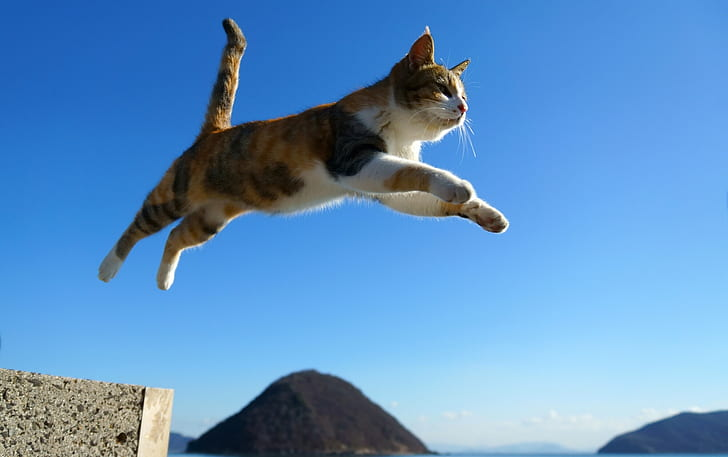
#> input picture cat.jpg, 728 x 457 px
$ jupyter execute Activity01.ipynb   (shell and % lines are left out)
#> lines starting #> are read from the running program, lines starting #| are printed output that depends on the picture
## Import Libraries

[cell 1]
import cv2 as cv
import numpy as np
import math
import matplotlib.image as mpimg

[cell 2]
from matplotlib import pyplot as plt
from mpl_toolkits.mplot3d import Axes3D

## 1.1 : Image Color Order with different libraries

[cell 3]
fig = plt.figure(figsize=(10, 7))
fig.suptitle("BGR vs RGB")

rows = 2
columns = 4

img = cv.imread("./cat.jpg")
#> img is the input picture: shape (457, 728, 3); mean B, G, R 195, 145.4, 94

#BGR
fig.add_subplot(rows, columns, 1)
plt.imshow(img)
plt.title("BGR")
plt.show()

b, g, r = cv.split(img)
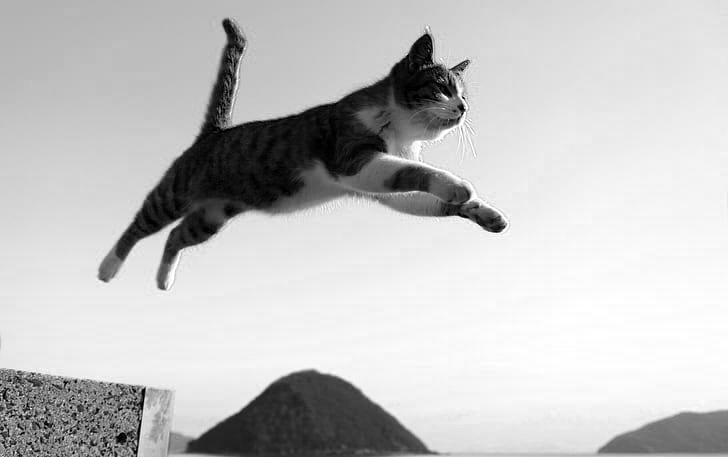
#> b: shape (457, 728); min 0, max 255, mean 195
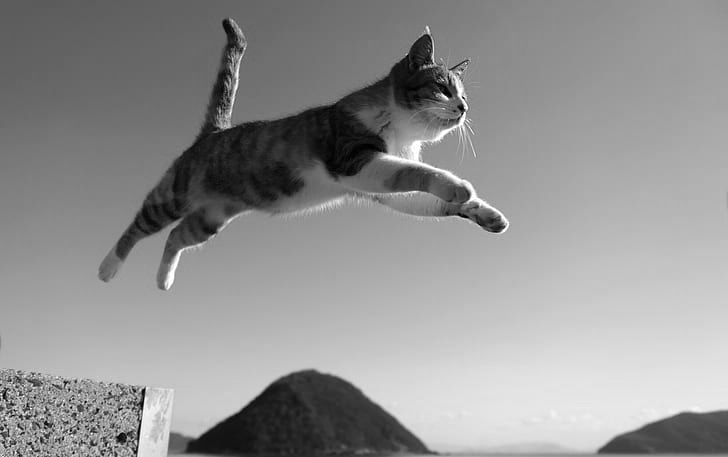
#> g: shape (457, 728); min 0, max 255, mean 145.4
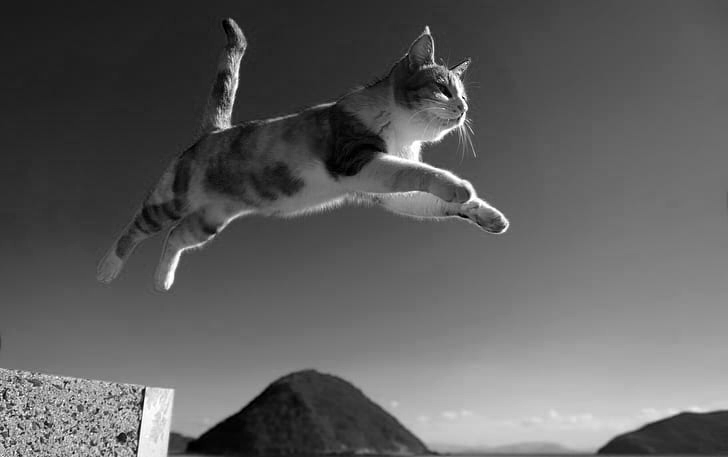
#> r: shape (457, 728); min 0, max 255, mean 94

fig.add_subplot(rows, columns, 2)
plt.imshow(b, cmap='gray')
plt.title("B")
plt.show()

fig.add_subplot(rows, columns, 3)
plt.imshow(g, cmap='gray')
plt.title("G")
plt.show()

fig.add_subplot(rows, columns, 4)
plt.imshow(r, cmap='gray')
plt.title("R")
plt.show()


#RGB
fig.add_subplot(rows, columns, 5)
rgb = plt.imread('./cat.jpg')
plt.imshow(rgb)
plt.title("RGB")
plt.show()

r,g,b = cv.split(rgb)

fig.add_subplot(rows, columns, 6)
plt.imshow(r, cmap='gray')
plt.title("R")
plt.show()

fig.add_subplot(rows, columns, 7)
plt.imshow(g, cmap='gray')
plt.title("G")
plt.show()

fig.add_subplot(rows, columns, 8)
plt.imshow(b, cmap='gray')
plt.title("B")
plt.show()

## 1.2 : Image Reshapes

[cell 4]
#OpenCV -> (H, W, C)
#Pytorch -> (C, H, W)

#Original
original = np.shape(img)
#> original = (457, 728, 3)
print('Orignal:', original)
#| Orignal: (457, 728, 3)

#Transpose
transpose = np.transpose(img).shape
#> transpose = (3, 728, 457)
print('Transpose:', transpose)
#| Transpose: (3, 728, 457)

#Move Axis
moveaxis = np.moveaxis(img, 0, -1).shape
#> moveaxis = (728, 3, 457)
print('Move Axis:', moveaxis)
#| Move Axis: (728, 3, 457)

moveaxis = np.moveaxis(img, 0, 1).shape
#> moveaxis = (728, 457, 3)
print('Move Axis:', moveaxis)
#| Move Axis: (728, 457, 3)

## 1.3 : Reduce Bit Dept using Quantization

[cell 5]
def quantization(image, bit, smax, smin):
#> called with bit = 5, smax = 255, smin = 0
    image = ((image-smin)/(smax-smin))*(2**bit)
    image = image.astype(np.uint8)
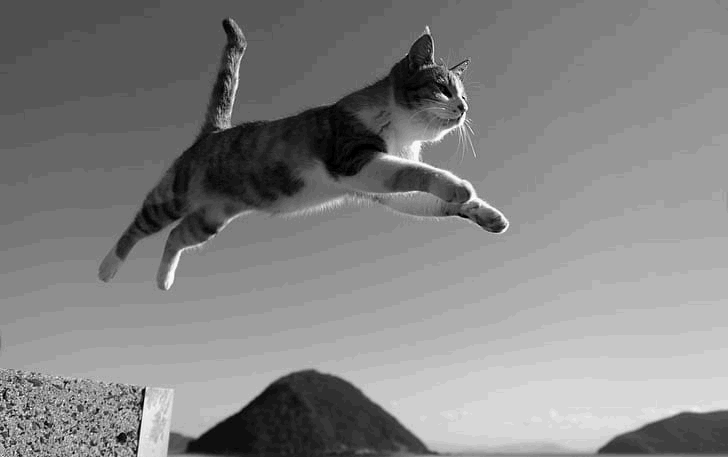
#> image: shape (457, 728); min 0, max 32, mean 16.5; drawn with min black and max white

    return image

fig = plt.figure(figsize=(10, 5))
fig.suptitle("Original vs Reduce")
rows = 1
columns = 2

image = plt.imread('./cat.jpg')
gray = cv.cvtColor(image.copy(), cv.COLOR_RGB2GRAY)

#Original
fig.add_subplot(rows, columns, 1)
plt.imshow(gray, cmap='gray')
plt.title("Original")
plt.show()

#Reduce
fig.add_subplot(rows, columns, 2)
reduce = quantization(gray, 5, 255, 0)
plt.imshow(reduce, cmap='gray')
plt.title("Reduce")
plt.show()

## 1.4 : 3D Image Surface

### Resize

[cell 6]
fig = plt.figure(figsize=(10, 5))
fig.suptitle("Resize")
rows = 1
columns = 3

#Original
fig.add_subplot(rows, columns, 1)
image = plt.imread('./cat.jpg')
plt.imshow(image)
plt.title("Original")
plt.show()

#Convert to grayscale
fig.add_subplot(rows, columns, 2)
gray = cv.cvtColor(image, cv.COLOR_RGB2GRAY)
plt.imshow(gray, cmap="gray")
plt.title("Gray")
plt.show()

#Resize
fig.add_subplot(rows, columns, 3)
resize = cv.resize(gray, (250, 150), interpolation=cv.INTER_AREA)
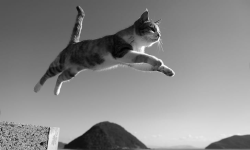
#> resize: shape (150, 250); min 3, max 253, mean 135.7
plt.imshow(resize, cmap="gray")
plt.title("Resize")
plt.show()

### 3D Image Surface

[cell 7]
fig, ax = plt.subplots(subplot_kw={"projection": "3d"})
fig.suptitle("3D Image Surface")

#3D Surface
X, Y = np.mgrid[0:resize.shape[0], 0:resize.shape[1]]
Z = resize

ax.plot_surface(X, Y, Z, cmap='gray')
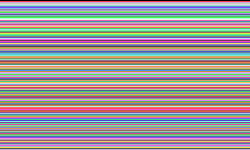
#> X: shape (150, 250) int64; 150 distinct labels, from 0 to 149; one colour per label, 0 black
plt.show()
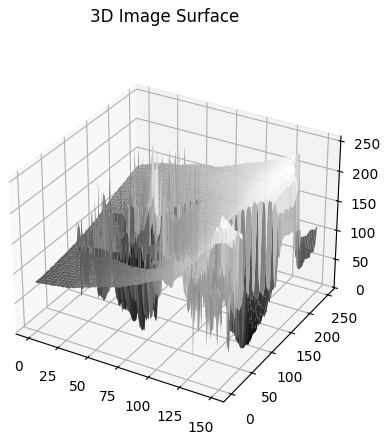
#> figure drawn by matplotlib, 1 panel

$ run again, with bird.jpg copied over cat.jpg
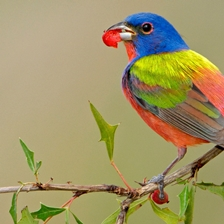
#> input picture bird.jpg, 224 x 224 px
#> img is the input picture: shape (224, 224, 3); mean B, G, R 102.8, 149.2, 161.5
#| Orignal: (224, 224, 3)
#| Transpose: (3, 224, 224)
#| Move Axis: (224, 3, 224)
#| Move Axis: (224, 224, 3)
#> `resize = cv.resize(gray, (250, 150), interpolation=cv.INTER_AREA)`:
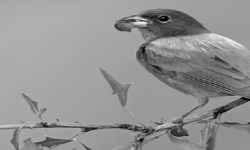
#> resize: shape (150, 250); min 0, max 247, mean 147.5
#> X: shape (150, 250) int64; 150 distinct labels, from 0 to 149
#> `plt.show()`:
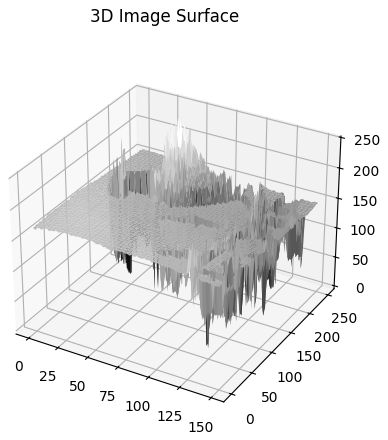
#> figure drawn by matplotlib, 1 panel

$ run again, with harada.jpg copied over cat.jpg
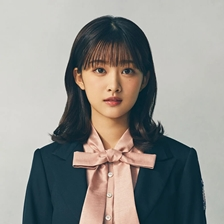
#> input picture harada.jpg, 224 x 224 px
#> img is the input picture: shape (224, 224, 3); mean B, G, R 140.9, 145, 145.4
#| Orignal: (224, 224, 3)
#| Transpose: (3, 224, 224)
#| Move Axis: (224, 3, 224)
#| Move Axis: (224, 224, 3)
#> `resize = cv.resize(gray, (250, 150), interpolation=cv.INTER_AREA)`:
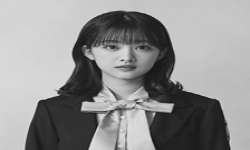
#> resize: shape (150, 250); min 16, max 240, mean 144.6
#> X: shape (150, 250) int64; 150 distinct labels, from 0 to 149
#> `plt.show()`:
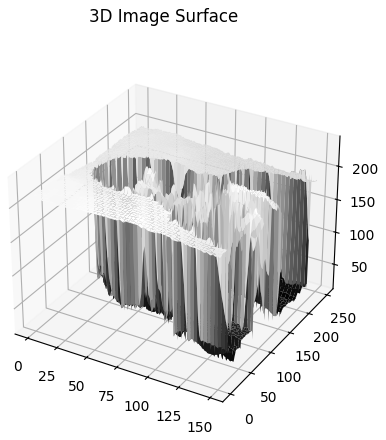
#> figure drawn by matplotlib, 1 panel
